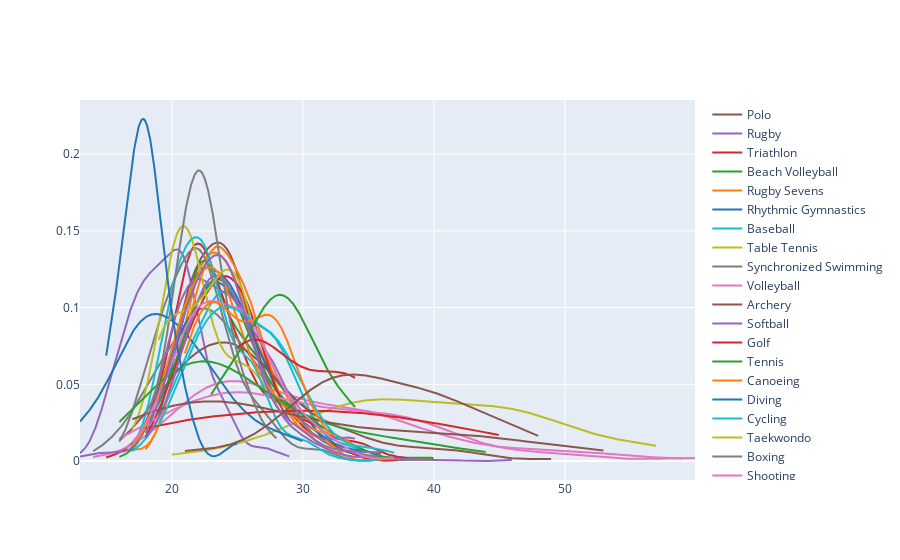

Notebook cell for this chart:
### Code cell
x= []
name = []
famous_sports = ['Basketball', 'Judo', 'Football', 'Tug-of-War', 'Athletics', 'Swimming', 'Badminton', 'Sailing', 'Gymnastics', 'Art Competitions', 'Handball', 'Weightlifting', 'Wrestling', 'Water Polo', 'Hockey', 'Rowing', 'Fencing', 'Shooting', 'Boxing', 'Taekwondo', 'Cycling', 'Diving', 'Canoeing', 'Tennis', 'Golf', 'Softball', 'Archery', 'Volleyball', 'Synchronized Swimming', 'Table Tennis', 'Baseball', 'Rhythmic Gymnastics', 'Rugby Sevens', 'Beach Volleyball', 'Triathlon', 'Rugby', 'Polo', 'Ice hockey']

for sport in famous_sports:
    temp_df = athlete_df[athlete_df['Sport'] == sport]
    ages = temp_df[temp_df['Medal'] == 'Gold']['Age'].dropna().tolist()
    if len(ages)>0:
        x.append(ages)
        name.append(sport)

fig = ff.create_distplot(x, name, show_hist=False, show_rug=False)
fig.show()

### Figure 1 — Plotly figure (JSON) as saved in the notebook; plotly's stock layout.template omitted (floating-point values rounded to 4 significant figures; data arrays with more than 128 entries replaced by an {"elided": "..."} marker saying what was removed)
{"data": [{"legendgroup": "Basketball", "marker": {"color": "rgb(31, 119, 180)"}, "mode": "lines", "name": "Basketball", "showlegend": true, "type": "scatter", "x": {"elided": "500 float values"}, "xaxis": "x", "y": {"elided": "500 float values"}, "yaxis": "y"}, {"legendgroup": "Judo", "marker": {"color": "rgb(255, 127, 14)"}, "mode": "lines", "name": "Judo", "showlegend": true, "type": "scatter", "x": {"elided": "500 float values"}, "xaxis": "x", "y": {"elided": "500 float values"}, "yaxis": "y"}, {"legendgroup": "Football", "marker": {"color": "rgb(44, 160, 44)"}, "mode": "lines", "name": "Football", "showlegend": true, "type": "scatter", "x": {"elided": "500 float values"}, "xaxis": "x", "y": {"elided": "500 float values"}, "yaxis": "y"}, {"legendgroup": "Athletics", "marker": {"color": "rgb(214, 39, 40)"}, "mode": "lines", "name": "Athletics", "showlegend": true, "type": "scatter", "x": {"elided": "500 float values"}, "xaxis": "x", "y": {"elided": "500 float values"}, "yaxis": "y"}, {"legendgroup": "Swimming", "marker": {"color": "rgb(148, 103, 189)"}, "mode": "lines", "name": "Swimming", "showlegend": true, "type": "scatter", "x": {"elided": "500 float values"}, "xaxis": "x", "y": {"elided": "500 float values"}, "yaxis": "y"}, {"legendgroup": "Badminton", "marker": {"color": "rgb(140, 86, 75)"}, "mode": "lines", "name": "Badminton", "showlegend": true, "type": "scatter", "x": {"elided": "500 float values"}, "xaxis": "x", "y": {"elided": "500 float values"}, "yaxis": "y"}, {"legendgroup": "Sailing", "marker": {"color": "rgb(227, 119, 194)"}, "mode": "lines", "name": "Sailing", "showlegend": true, "type": "scatter", "x": {"elided": "500 float values"}, "xaxis": "x", "y": {"elided": "500 float values"}, "yaxis": "y"}, {"legendgroup": "Gymnastics", "marker": {"color": "rgb(127, 127, 127)"}, "mode": "lines", "name": "Gymnastics", "showlegend": true, "type": "scatter", "x": {"elided": "500 float values"}, "xaxis": "x", "y": {"elided": "500 float values"}, "yaxis": "y"}, {"legendgroup": "Art Competitions", "marker": {"color": "rgb(188, 189, 34)"}, "mode": "lines", "name": "Art Competitions", "showlegend": true, "type": "scatter", "x": {"elided": "500 float values"}, "xaxis": "x", "y": {"elided": "500 float values"}, "yaxis": "y"}, {"legendgroup": "Handball", "marker": {"color": "rgb(23, 190, 207)"}, "mode": "lines", "name": "Handball", "showlegend": true, "type": "scatter", "x": {"elided": "500 float values"}, "xaxis": "x", "y": {"elided": "500 float values"}, "yaxis": "y"}, {"legendgroup": "Weightlifting", "marker": {"color": "rgb(31, 119, 180)"}, "mode": "lines", "name": "Weightlifting", "showlegend": true, "type": "scatter", "x": {"elided": "500 float values"}, "xaxis": "x", "y": {"elided": "500 float values"}, "yaxis": "y"}, {"legendgroup": "Wrestling", "marker": {"color": "rgb(255, 127, 14)"}, "mode": "lines", "name": "Wrestling", "showlegend": true, "type": "scatter", "x": {"elided": "500 float values"}, "xaxis": "x", "y": {"elided": "500 float values"}, "yaxis": "y"}, {"legendgroup": "Water Polo", "marker": {"color": "rgb(44, 160, 44)"}, "mode": "lines", "name": "Water Polo", "showlegend": true, "type": "scatter", "x": {"elided": "500 float values"}, "xaxis": "x", "y": {"elided": "500 float values"}, "yaxis": "y"}, {"legendgroup": "Hockey", "marker": {"color": "rgb(214, 39, 40)"}, "mode": "lines", "name": "Hockey", "showlegend": true, "type": "scatter", "x": {"elided": "500 float values"}, "xaxis": "x", "y": {"elided": "500 float values"}, "yaxis": "y"}, {"legendgroup": "Rowing", "marker": {"color": "rgb(148, 103, 189)"}, "mode": "lines", "name": "Rowing", "showlegend": true, "type": "scatter", "x": {"elided": "500 float values"}, "xaxis": "x", "y": {"elided": "500 float values"}, "yaxis": "y"}, {"legendgroup": "Fencing", "marker": {"color": "rgb(140, 86, 75)"}, "mode": "lines", "name": "Fencing", "showlegend": true, "type": "scatter", "x": {"elided": "500 float values"}, "xaxis": "x", "y": {"elided": "500 float values"}, "yaxis": "y"}, {"legendgroup": "Shooting", "marker": {"color": "rgb(227, 119, 194)"}, "mode": "lines", "name": "Shooting", "showlegend": true, "type": "scatter", "x": {"elided": "500 float values"}, "xaxis": "x", "y": {"elided": "500 float values"}, "yaxis": "y"}, {"legendgroup": "Boxing", "marker": {"color": "rgb(127, 127, 127)"}, "mode": "lines", "name": "Boxing", "showlegend": true, "type": "scatter", "x": {"elided": "500 float values"}, "xaxis": "x", "y": {"elided": "500 float values"}, "yaxis": "y"}, {"legendgroup": "Taekwondo", "marker": {"color": "rgb(188, 189, 34)"}, "mode": "lines", "name": "Taekwondo", "showlegend": true, "type": "scatter", "x": {"elided": "500 float values"}, "xaxis": "x", "y": {"elided": "500 float values"}, "yaxis": "y"}, {"legendgroup": "Cycling", "marker": {"color": "rgb(23, 190, 207)"}, "mode": "lines", "name": "Cycling", "showlegend": true, "type": "scatter", "x": {"elided": "500 float values"}, "xaxis": "x", "y": {"elided": "500 float values"}, "yaxis": "y"}, {"legendgroup": "Diving", "marker": {"color": "rgb(31, 119, 180)"}, "mode": "lines", "name": "Diving", "showlegend": true, "type": "scatter", "x": {"elided": "500 float values"}, "xaxis": "x", "y": {"elided": "500 float values"}, "yaxis": "y"}, {"legendgroup": "Canoeing", "marker": {"color": "rgb(255, 127, 14)"}, "mode": "lines", "name": "Canoeing", "showlegend": true, "type": "scatter", "x": {"elided": "500 float values"}, "xaxis": "x", "y": {"elided": "500 float values"}, "yaxis": "y"}, {"legendgroup": "Tennis", "marker": {"color": "rgb(44, 160, 44)"}, "mode": "lines", "name": "Tennis", "showlegend": true, "type": "scatter", "x": {"elided": "500 float values"}, "xaxis": "x", "y": {"elided": "500 float values"}, "yaxis": "y"}, {"legendgroup": "Golf", "marker": {"color": "rgb(214, 39, 40)"}, "mode": "lines", "name": "Golf", "showlegend": true, "type": "scatter", "x": {"elided": "500 float values"}, "xaxis": "x", "y": {"elided": "500 float values"}, "yaxis": "y"}, {"legendgroup": "Softball", "marker": {"color": "rgb(148, 103, 189)"}, "mode": "lines", "name": "Softball", "showlegend": true, "type": "scatter", "x": {"elided": "500 float values"}, "xaxis": "x", "y": {"elided": "500 float values"}, "yaxis": "y"}, {"legendgroup": "Archery", "marker": {"color": "rgb(140, 86, 75)"}, "mode": "lines", "name": "Archery", "showlegend": true, "type": "scatter", "x": {"elided": "500 float values"}, "xaxis": "x", "y": {"elided": "500 float values"}, "yaxis": "y"}, {"legendgroup": "Volleyball", "marker": {"color": "rgb(227, 119, 194)"}, "mode": "lines", "name": "Volleyball", "showlegend": true, "type": "scatter", "x": {"elided": "500 float values"}, "xaxis": "x", "y": {"elided": "500 float values"}, "yaxis": "y"}, {"legendgroup": "Synchronized Swimming", "marker": {"color": "rgb(127, 127, 127)"}, "mode": "lines", "name": "Synchronized Swimming", "showlegend": true, "type": "scatter", "x": {"elided": "500 float values"}, "xaxis": "x", "y": {"elided": "500 float values"}, "yaxis": "y"}, {"legendgroup": "Table Tennis", "marker": {"color": "rgb(188, 189, 34)"}, "mode": "lines", "name": "Table Tennis", "showlegend": true, "type": "scatter", "x": {"elided": "500 float values"}, "xaxis": "x", "y": {"elided": "500 float values"}, "yaxis": "y"}, {"legendgroup": "Baseball", "marker": {"color": "rgb(23, 190, 207)"}, "mode": "lines", "name": "Baseball", "showlegend": true, "type": "scatter", "x": {"elided": "500 float values"}, "xaxis": "x", "y": {"elided": "500 float values"}, "yaxis": "y"}, {"legendgroup": "Rhythmic Gymnastics", "marker": {"color": "rgb(31, 119, 180)"}, "mode": "lines", "name": "Rhythmic Gymnastics", "showlegend": true, "type": "scatter", "x": {"elided": "500 float values"}, "xaxis": "x", "y": {"elided": "500 float values"}, "yaxis": "y"}, {"legendgroup": "Rugby Sevens", "marker": {"color": "rgb(255, 127, 14)"}, "mode": "lines", "name": "Rugby Sevens", "showlegend": true, "type": "scatter", "x": {"elided": "500 float values"}, "xaxis": "x", "y": {"elided": "500 float values"}, "yaxis": "y"}, {"legendgroup": "Beach Volleyball", "marker": {"color": "rgb(44, 160, 44)"}, "mode": "lines", "name": "Beach Volleyball", "showlegend": true, "type": "scatter", "x": {"elided": "500 float values"}, "xaxis": "x", "y": {"elided": "500 float values"}, "yaxis": "y"}, {"legendgroup": "Triathlon", "marker": {"color": "rgb(214, 39, 40)"}, "mode": "lines", "name": "Triathlon", "showlegend": true, "type": "scatter", "x": {"elided": "500 float values"}, "xaxis": "x", "y": {"elided": "500 float values"}, "yaxis": "y"}, {"legendgroup": "Rugby", "marker": {"color": "rgb(148, 103, 189)"}, "mode": "lines", "name": "Rugby", "showlegend": true, "type": "scatter", "x": {"elided": "500 float values"}, "xaxis": "x", "y": {"elided": "500 float values"}, "yaxis": "y"}, {"legendgroup": "Polo", "marker": {"color": "rgb(140, 86, 75)"}, "mode": "lines", "name": "Polo", "showlegend": true, "type": "scatter", "x": {"elided": "500 float values"}, "xaxis": "x", "y": {"elided": "500 float values"}, "yaxis": "y"}], "layout": {"barmode": "overlay", "hovermode": "closest", "legend": {"traceorder": "reversed"}, "xaxis": {"anchor": "y2", "domain": [0, 1], "zeroline": false}, "yaxis": {"anchor": "free", "domain": [0, 1], "position": 0}}}
